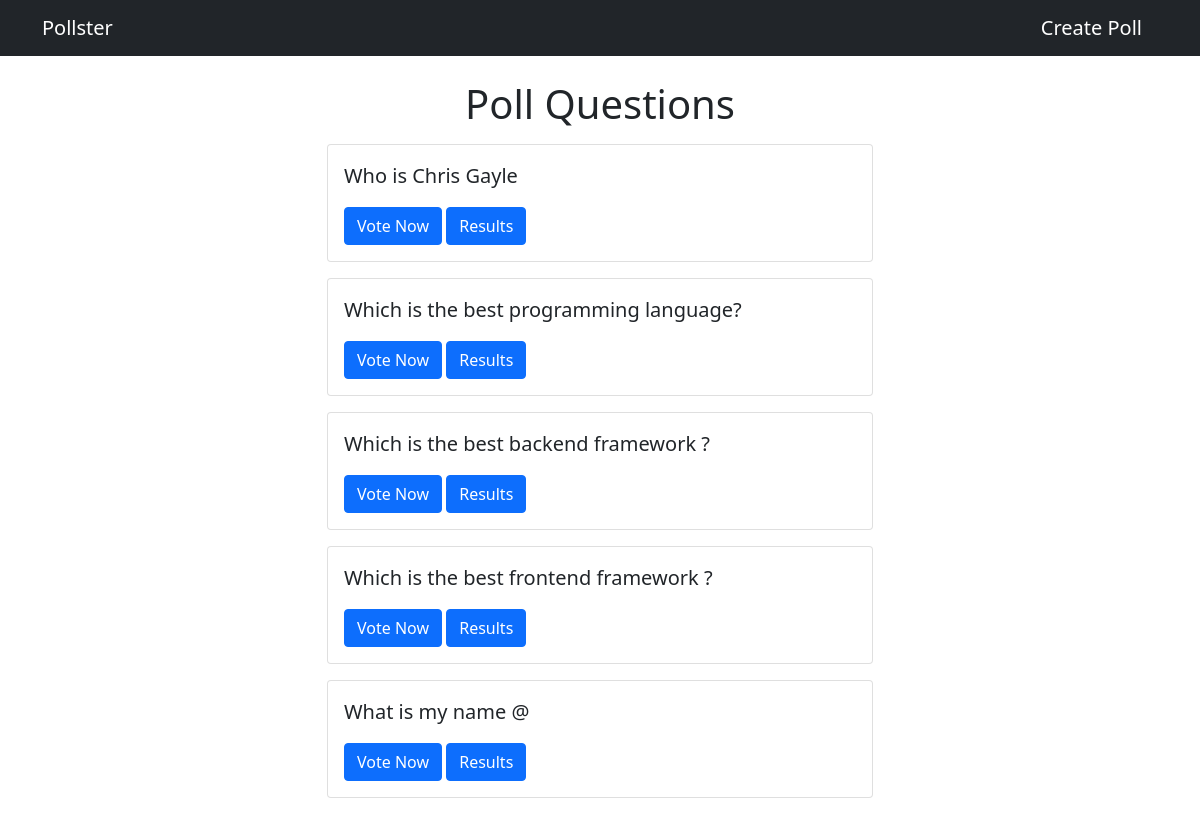
Screenshot of /polls/ with the database file from the repository.
### polls/models.py (models this page shows, shortened)
class Question(models.Model):
    question_text = models.CharField(max_length=200)
    pub_date = models.DateTimeField('date published')

### polls/views.py (the view)
# urls.py: path('', views.index, name='index'),
def index(request):
    latest_question_list = Question.objects.order_by('-pub_date')[:5]
    context = {'latest_question_list': latest_question_list}
    return render(request, 'polls/index.html', context)

### templates/polls/index.html
{% extends 'base.html' %}
{% block content %}
<h1 class="text-center mb-3">Poll Questions</h1>
{% if latest_question_list %}
{% for question in latest_question_list %}
<div class="card mb-3">
    <div class="card-body">
        <p class="lead">{{question.question_text}}</p>
        <a class="btn btn-primary" href="{% url 'polls:detail' question.id %}">Vote Now</a>
        <a class="btn btn-primary" href="{% url 'polls:results' question.id %}">Results</a>
    </div>
</div>
{% endfor %}
{% else %}
<p>No Polls available</p>
{% endif %}
{% endblock content %}

### rows the page displays
Question: question_text "Who is Chris Gayle"
Question: question_text "Which is the best programming language?"
Question: question_text "Which is the best backend framework ?"
Question: question_text "Which is the best frontend framework ?"
Question: question_text "What is my name @"
